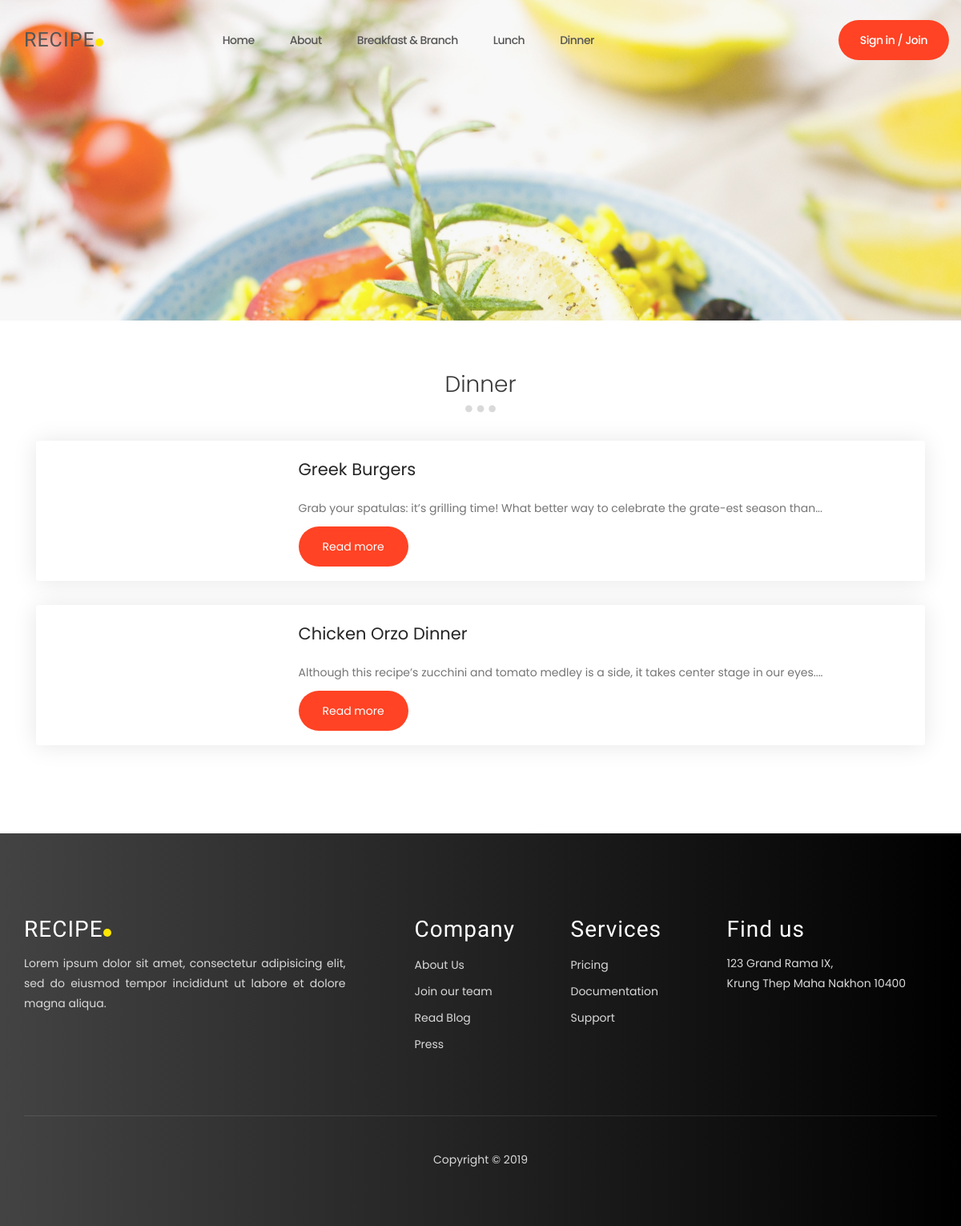
/catalog/3/recipes/, run on the app's committed database.
### database_setup.py (models this page shows, shortened)
class Category(Base):
    __tablename__ = 'category'
    id = Column(Integer, primary_key=True)
    title = Column(String(250), nullable=False)
    user_id = Column(Integer, ForeignKey('user.id'))
    user = relationship(User)

class Item(Base):
    __tablename__ = 'item'
    title = Column(String(80), nullable=False)
    id = Column(Integer, primary_key=True)
    description = Column(String(250), nullable=False)
    ingredients = Column(String(250), nullable=False)
    instructions = Column(String(250), nullable=False)
    difficulty = Column(String(250), nullable=False)
    serves = Column(Integer, nullable=False)
    preparingTime = Column(String(250), nullable=False)
    cookingTime = Column(String(250), nullable=False)
    picture = Column(String(250))
    category_id = Column(Integer, ForeignKey('category.id'))
    category = relationship(Category, backref=backref('items', cascade='all, delete-orphan'))
    user_id = Column(Integer, ForeignKey('user.id'))
    user = relationship(User)

### application.py (the view)
@app.route('/catalog/<int:category_id>/recipes/')
def showRecipes(category_id):
    category = session.query(Category).filter_by(id=category_id).one()
    items = session.query(Item).filter_by(category_id=category_id).all()
    if category_id == 1:
        img = url_for('static', filename='images/work-image1.jpg')
    elif category_id == 2:
        img = url_for('static', filename='images/work-image2.jpg')
    else:
        img = url_for('static', filename='images/work-image3.jpg')
    if 'username' not in login_session:
        return render_template('publiccategory.html',
                               category=category, items=items, img=img)
    else:
        return render_template('category.html', category=category,
                               items=items, img=img)

### templates/publiccategory.html (shortened to what this page needs)
{% extends "main.html" %} {% block header %} {{ super() }} {% endblock %} {% block menu %} {{ super() }} {% endblock %} {% block login %}
<li class="join section-btn"><a id="" href="{{url_for('showLogin')}}" data-toggle="modal" data-target="#modal-form">Sign in / Join</a></li>
{% endblock %} {% block menu2 %} {{ super() }} {% endblock %} {% block content %}
<section id="blog-header" data-stellar-background-ratio="0.5" style="background-image: url({{img}});">
    <div class="overlay"></div>
</section>
<section id="" data-stellar-background-ratio="0.5">
    <div class="container">
        <div class="row">
            <div class="col-md-12 col-sm-12">
                <div class="section-title">
                    <h2>{{category.title}}</h2>
                    <span class="line-bar">...</span>
                </div>
            </div>
        </div>
        {% for item in items%}
        <div class="col-md-12 col-sm-12">
            <div class="media item-thumb">
                <div class="media-object media-left">
                </div>
                <div class="media-body item-info">
                    <h3><a href="{{url_for('showrecipe', category_id = item.category_id,recipe_id=item.id) }}">{{item.title}}</a></h3>
                    <p>{{item.description| truncate(100)}}</p>
                    <a href="{{url_for('showrecipe', category_id = item.category_id,recipe_id=item.id) }}" class="btn section-btn">Read more</a>
                </div>
            </div>
        </div>
        {%endfor%}
    </div>
</section>
{% endblock %}
{% block footer %} {{ super() }} {% endblock %}  {% block script %} {{ super() }} {% endblock %}

### templates/main.html (shortened to what this page needs)
{% block header %}
<!DOCTYPE html>
<html lang="en">
<head>
    <link rel="stylesheet" href="{{ url_for('static', filename='css/bootstrap.min.css') }}">
    <link rel="stylesheet" href="{{ url_for('static', filename='css/magnific-popup.css')}}">
    <link rel="stylesheet" href="{{ url_for('static', filename='css/font-awesome.min.css')}}">
    <link rel="stylesheet" href="{{ url_for('static', filename='css/templatemo-style.css')}}">
</head>
<body>
    {% endblock %} {% block menu %}
    <section class="navbar custom-navbar navbar-fixed-top" role="navigation">
        <div class="container">
            <div class="navbar-header">
                <a href="{{url_for('showCategories')}}" class="navbar-brand">RECIPE<span class="dot"></span></a>
            </div>
            <div class="collapse navbar-collapse">
                <ul class="nav navbar-nav navbar-nav-first">
                    <li><a href="{{url_for('showCategories')}}" class="smoothScroll">Home</a></li>
                    <li><a href="{{url_for('showCategories')}}#about" class="smoothScroll">About</a></li>
                    <li><a href="{{url_for('showRecipes', category_id = 1) }}" class="smoothScroll">Breakfast & Branch</a></li>
                    <li><a href="{{url_for('showRecipes', category_id = 2) }}" class="smoothScroll">Lunch</a></li>
                    <li><a href="{{url_for('showRecipes', category_id = 3) }}" class="smoothScroll">Dinner</a></li>
                </ul>
                <ul class="nav navbar-nav navbar-right">
                    {% endblock %} {% block login %} {% endblock %} {% block logout %} {% endblock %} {% block menu2 %}
                </ul>
            </div>
        </div>
    </section>
    {% endblock %} {% block content %} {% endblock %} {% block footer %}
    <footer data-stellar-background-ratio="0.5">
        <div class="container">
            <div class="row">
                <div class="col-md-5 col-sm-12">
                    <div class="footer-thumb footer-info">
                        <h2>RECIPE<span class="dot"></span></h2>
                        <p>Lorem ipsum dolor sit amet, consectetur adipisicing elit, sed do eiusmod tempor incididunt ut labore et dolore magna aliqua.</p>
                    </div>
                </div>
                <div class="col-md-2 col-sm-4">
                    <div class="footer-thumb">
                        <h2>Company</h2>
                        <ul class="footer-link">
                            <li><a href="#">About Us</a></li>
                            <li><a href="#">Join our team</a></li>
                            <li><a href="#">Read Blog</a></li>
                            <li><a href="#">Press</a></li>
                        </ul>
                    </div>
                </div>
                <div class="col-md-2 col-sm-4">
                    <div class="footer-thumb">
                        <h2>Services</h2>
                        <ul class="footer-link">
                            <li><a href="#">Pricing</a></li>
                            <li><a href="#">Documentation</a></li>
                            <li><a href="#">Support</a></li>
                        </ul>
                    </div>
                </div>
                <div class="col-md-3 col-sm-4">
                    <div class="footer-thumb">
                        <h2>Find us</h2>
                        <p>123 Grand Rama IX,
                            <br> Krung Thep Maha Nakhon 10400</p>
                    </div>
                </div>
                <div class="col-md-12 col-sm-12">
                    <div class="footer-bottom">
                        <div class="col-md-12 col-sm-12">
                            <div class="copyright-text">
                                <p>Copyright &copy;
                                </p>
                            </div>
                        </div>
                    </div>
                </div>
            </div>
        </div>
    </footer>
    {% endblock %} {% block signInCallback %} {% endblock %} {% block script %}
</body>
</html>
{% endblock %}

### static/css/templatemo-style.css (style rules this page uses)
body { background: #ffffff; font-family: 'Poppins', sans-serif; overflow-x: hidden; }
h1,h2,h3,h4,h5,h6 { font-weight: 300; line-height: inherit; }
h2 { color: #393939; font-size: 2em; }
h3 { color: #505050; font-size: 1.5em; font-weight: 500; margin-bottom: 0; }
p { color: #757575; font-size: 14px; font-weight: normal; line-height: 25px; }
* { -webkit-box-sizing: border-box; -moz-box-sizing: border-box; box-sizing: border-box; }
*:before, *:after { -webkit-box-sizing: border-box; -moz-box-sizing: border-box; box-sizing: border-box; }
a { color: #252525; font-weight: normal; -webkit-transition: 0.5s; transition: 0.5s; text-decoration: none !important; }
ul,ol { line-height: 2em; text-align: justify; }
p { text-align: justify; }
.section-title { margin-bottom: 60px; }
.section-title h2 { margin-top: 0; margin-bottom: 10px; line-height: 0; }
.section-title .line-bar { color: #d9d9d9; display: block; font-size: 5em; line-height: 0; }
.section-btn { background: #FF4324; border: 0; border-radius: 100px; color: #ffffff; cursor: pointer; font-size: inherit; font-weight: normal; padding: 15px 30px; -webkit-transition: 0.5s; transition: 0.5s; }
.overlay { background: #dddddd; opacity: 0.2; position: absolute; width: 100%; height: 100%; top: 0; right: 0; left: 0; }
.navbar-brand { font-family: 'Kanit', sans-serif; font-weight: 500; letter-spacing: 1px; }
section { padding-top: 80px; padding-bottom: 80px; text-align: center; }
.join a { color: #fff !important; }
.custom-navbar { border: none; margin-bottom: 0; padding: 25px 0; }
.custom-navbar .navbar-brand { color: #555555; font-size: 25px; font-weight: 500; }
.custom-navbar .navbar-nav.navbar-nav-first { margin-left: 8em; }
.custom-navbar .navbar-nav.navbar-right li a { padding-right: 12px; padding-left: 12px; }
.custom-navbar .section-btn { padding: 15px; margin-left: 2em; }
.custom-navbar .section-btn a { padding: 0; }
.custom-navbar .nav li a { font-size: 14px; font-weight: 500; color: #555555; letter-spacing: -0.5px; padding-right: 22px; padding-left: 22px; }
.dot { width: 10px; height: 10px; background: #fee600; border-radius: 50%; position: inherit; display: inline-block; }
@media (min-width:768px) { .custom-navbar { border-bottom: 0; background: 0 0; } }
#home h2,h3,h4 { color: #555555; margin: 1em auto; }
#blog-header, #blog-detail { text-align: left; }
#blog-header { background: no-repeat center center; background-size: cover; display: -webkit-box; display: -webkit-flex; display: -ms-flexbox; display: flex; -webkit-box-align: center; -webkit-align-items: center; -ms-flex-align: center; align-items: center; height: 50vh; color: #ffffff; position: relative; padding-top: 12em; }
.item-thumb { background: #ffffff; -webkit-box-shadow: 0 1px 30px rgba(0, 0, 0, 0.1); -moz-box-shadow: 0 1px 30px rgba(0, 0, 0, 0.1); box-shadow: 0 1px 30px rgba(0, 0, 0, 0.1); border-radius: 3px; text-align: left; margin-bottom: 30px; height: 175px; }
.media.item-thumb .media-left { width: 25%; }
.item-info { padding: 0 50px ; }
footer { background: #000000; background: -webkit-linear-gradient(to right, #434343, #000000); background: linear-gradient(to right, #434343, #000000); position: relative; padding-top: 80px; padding-bottom: 60px; }
footer h2 { color: #ffffff; font-family: 'Kanit', sans-serif; letter-spacing: 1px; }
.footer-link { margin: 0; padding: 0; }
.footer-link li { display: block; list-style: none; margin: 5px 10px 5px 0; }
footer p, footer span, .footer-link li a { color: #d9d9d9; }
.copyright-text p, .footer-bottom .phone-contact p { font-size: 14px; text-align: center; }
.footer-info p { margin-right: 4em; }
.footer-bottom { border-top: 1px solid rgba(255,255,255,0.1); margin-top: 5em; padding-top: 3em; }

### data on the page
Category: title "Dinner"
Item: title "Greek Burgers", description "Grab your spatulas: it’s grilling time! What better way to celebrate the grate-est season than..."
Item: title "Chicken Orzo Dinner", description "Although this recipe’s zucchini and tomato medley is a side, it takes center stage in our eyes...."
